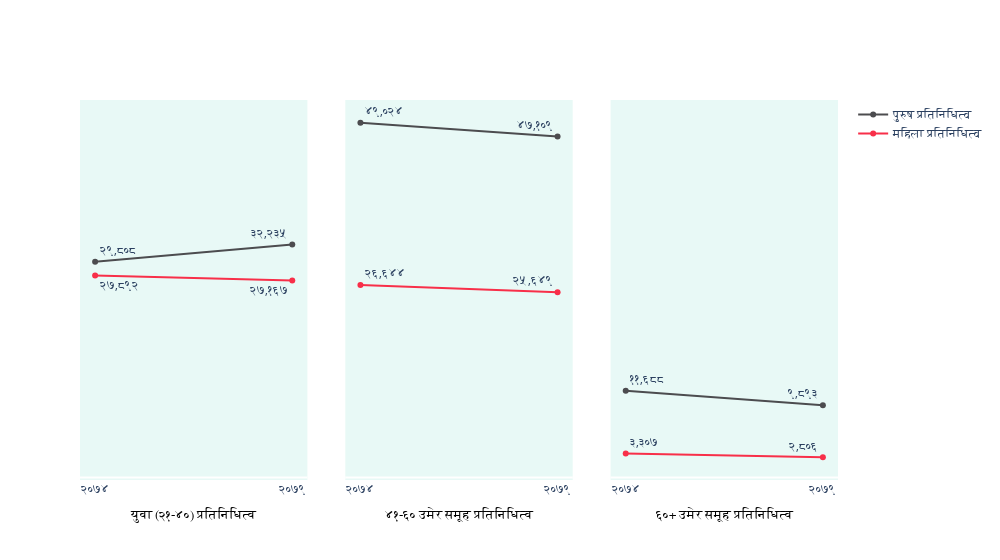

Here is the notebook cell this chart was saved with:
### Code cell
import pandas as pd
import numpy as np
import plotly.graph_objects as go
from plotly.subplots import make_subplots

df1=pd.read_csv("youth_gender.csv")
df2=pd.read_csv("41-60_gender.csv")
df3=pd.read_csv("60+_gender.csv")

df1.set_index('वर्ष',inplace=True)
df2.set_index('वर्ष',inplace=True)
df3.set_index('वर्ष',inplace=True)

x_data = df1.index
y_data1 = df1['पुरुष-n']
y_data2 = df1['महिला-n']
x_data2 = df2.index
y_data3 = df2['पुरुष-n']
y_data4 = df2['महिला-n']
x_data3 = df3.index
y_data5 = df3['पुरुष-n']
y_data6 = df3['महिला-n']

fig = make_subplots(rows=1,cols=3,shared_yaxes=True,shared_xaxes=True,horizontal_spacing=0.05)

fig.add_trace(go.Scatter(x=x_data, y=y_data1, mode='lines+markers+text',name="पुरुष प्रतिनिधित्व",text=['२९,८०८','३२,२३५'],textposition=['top right', 'top left'],
                    line_shape='linear',line_color='#4C4C4F',showlegend=False),
              row=1,col=1
             )
fig.add_trace(go.Scatter(x=x_data, y=y_data2, mode='lines+markers+text',name="महिला प्रतिनिधित्व",text=['२७,८९२','२७,१६७'],textposition=['bottom right', 'bottom left'],line_shape='linear',line_color='#F82F49',showlegend=False),
              row=1,col=1
             )
fig.add_trace(go.Scatter(x=x_data, y=y_data3, mode='lines+markers+text',name="पुरुष प्रतिनिधित्व",text=['४९,०२४','४७,१०९'],textposition=['top right', 'top left'],
                    line_shape='linear',line_color='#4C4C4F',showlegend=False),
              row=1,col=2
             )
fig.append_trace(go.Scatter(x=x_data2, y=y_data4, mode='lines+markers+text',name="महिला प्रतिनिधित्व",text=['२६,६४४','२५,६४९'],textposition=['top right', 'top left'],line_shape='linear',line_color='#F82F49',showlegend=False),
              row=1,col=2
             )
fig.append_trace(go.Scatter(x=x_data3, y=y_data5, mode='lines+markers+text',name="पुरुष प्रतिनिधित्व",text=['११,६८८','९,८९३'],textposition=['top right', 'top left'],
                    line_shape='linear',line_color='#4C4C4F'),
              row=1,col=3
             )
fig.append_trace(go.Scatter(x=x_data3, y=y_data6, mode='lines+markers+text',name="महिला प्रतिनिधित्व",text=['३,३०७','२,८०६'],textposition=['top right', 'top left'],line_shape='linear',line_color='#F82F49'),
              row=1,col=3
             )

fig.update_xaxes(showgrid=False,showticklabels=True,tickfont=dict(family='Arial',size=12))
fig.update_xaxes(title_text="युवा (२१-४०) प्रतिनिधित्व", title_font_family="Courier New",title_font_color="Black",title_font_size=13, row=1, col=1)
fig.update_xaxes(title_text="४१-६० उमेर समूह प्रतिनिधित्व", title_font_family="Courier New",title_font_color="Black", title_font_size=13, row=1, col=2)
fig.update_xaxes(title_text="६०+ उमेर समूह प्रतिनिधित्व", title_font_family="Courier New",title_font_color="Black",title_font_size=13, row=1, col=3)

fig.update_yaxes(showgrid=False,showticklabels=False)

fig.update_layout(plot_bgcolor="#e8f9f6",autosize=False,width=1000,
#                   title={
#         'text': "महिला र पुरुषहरूको प्रतिनिधित्वमा परिवर्तन (२०७४-२०७९)",
#         'y':0.85,
#         'x':0.47,
#         'xanchor': 'center',
#         'yanchor': 'top'},
                  yaxis2 = dict(range=[-0.05, 0.7]))

# fig.add_annotation(
#     xref="x domain",
#     yref="y domain",
#     x=2,
#     y=-0.3,
#     font=dict(
#                 color="#888888",
#                 size=14
#             ),
#     text="स्रोत: निर्वाचन आयोग    |    स्थानीय तह निर्वाचन २०७९    |    © अनलाइनखबर",
#      showarrow=False,
# )
# fig.update_layout(margin=dict(pad=10))
# # fig.update_layout(legend=dict(y=1.1,x=1,title_font_family="Times New Roman",
# #                               font=dict(size= 13)
# # ))

config={"modeBarButtonsToRemove": ['select2d','zoomIn2d','zoomOut2d','zoom2d','pan2d','lasso2d','autoScale2d','resetScale2d','resetScale2d'],'displaylogo': False}
fig.update_xaxes(fixedrange=True)
fig.update_yaxes(fixedrange=True)
fig.write_html("agegendertrend.html",config=config ,full_html=False, include_plotlyjs='cdn')

fig.show()

### Figure 1 — Plotly figure (JSON) as saved in the notebook; plotly's stock layout.template omitted (floating-point values rounded to 4 significant figures)
{"data": [{"line": {"color": "#4C4C4F", "shape": "linear"}, "mode": "lines+markers+text", "name": "पुरुष प्रतिनिधित्व", "showlegend": false, "text": ["२९,८०८", "३२,२३५"], "textposition": ["top right", "top left"], "type": "scatter", "x": ["२०७४", "२०७९"], "xaxis": "x", "y": [0.298, 0.322], "yaxis": "y"}, {"line": {"color": "#F82F49", "shape": "linear"}, "mode": "lines+markers+text", "name": "महिला प्रतिनिधित्व", "showlegend": false, "text": ["२७,८९२", "२७,१६७"], "textposition": ["bottom right", "bottom left"], "type": "scatter", "x": ["२०७४", "२०७९"], "xaxis": "x", "y": [0.279, 0.272], "yaxis": "y"}, {"line": {"color": "#4C4C4F", "shape": "linear"}, "mode": "lines+markers+text", "name": "पुरुष प्रतिनिधित्व", "showlegend": false, "text": ["४९,०२४", "४७,१०९"], "textposition": ["top right", "top left"], "type": "scatter", "x": ["२०७४", "२०७९"], "xaxis": "x2", "y": [0.49, 0.471], "yaxis": "y2"}, {"line": {"color": "#F82F49", "shape": "linear"}, "mode": "lines+markers+text", "name": "महिला प्रतिनिधित्व", "showlegend": false, "text": ["२६,६४४", "२५,६४९"], "textposition": ["top right", "top left"], "type": "scatter", "x": ["२०७४", "२०७९"], "xaxis": "x2", "y": [0.266, 0.256], "yaxis": "y2"}, {"line": {"color": "#4C4C4F", "shape": "linear"}, "mode": "lines+markers+text", "name": "पुरुष प्रतिनिधित्व", "text": ["११,६८८", "९,८९३"], "textposition": ["top right", "top left"], "type": "scatter", "x": ["२०७४", "२०७९"], "xaxis": "x3", "y": [0.12, 0.1], "yaxis": "y3"}, {"line": {"color": "#F82F49", "shape": "linear"}, "mode": "lines+markers+text", "name": "महिला प्रतिनिधित्व", "text": ["३,३०७", "२,८०६"], "textposition": ["top right", "top left"], "type": "scatter", "x": ["२०७४", "२०७९"], "xaxis": "x3", "y": [0.03307, 0.02806], "yaxis": "y3"}], "layout": {"autosize": false, "plot_bgcolor": "#e8f9f6", "width": 1000, "xaxis": {"anchor": "y", "domain": [0, 0.3], "fixedrange": true, "showgrid": false, "showticklabels": true, "tickfont": {"family": "Arial", "size": 12}, "title": {"font": {"color": "Black", "family": "Courier New", "size": 13}, "text": "युवा (२१-४०) प्रतिनिधित्व"}}, "xaxis2": {"anchor": "y2", "domain": [0.35, 0.65], "fixedrange": true, "showgrid": false, "showticklabels": true, "tickfont": {"family": "Arial", "size": 12}, "title": {"font": {"color": "Black", "family": "Courier New", "size": 13}, "text": "४१-६० उमेर समूह प्रतिनिधित्व"}}, "xaxis3": {"anchor": "y3", "domain": [0.7, 1], "fixedrange": true, "showgrid": false, "showticklabels": true, "tickfont": {"family": "Arial", "size": 12}, "title": {"font": {"color": "Black", "family": "Courier New", "size": 13}, "text": "६०+ उमेर समूह प्रतिनिधित्व"}}, "yaxis": {"anchor": "x", "domain": [0, 1], "fixedrange": true, "showgrid": false, "showticklabels": false}, "yaxis2": {"anchor": "x2", "domain": [0, 1], "fixedrange": true, "matches": "y", "range": [-0.05, 0.7], "showgrid": false, "showticklabels": false}, "yaxis3": {"anchor": "x3", "domain": [0, 1], "fixedrange": true, "matches": "y", "showgrid": false, "showticklabels": false}}}
